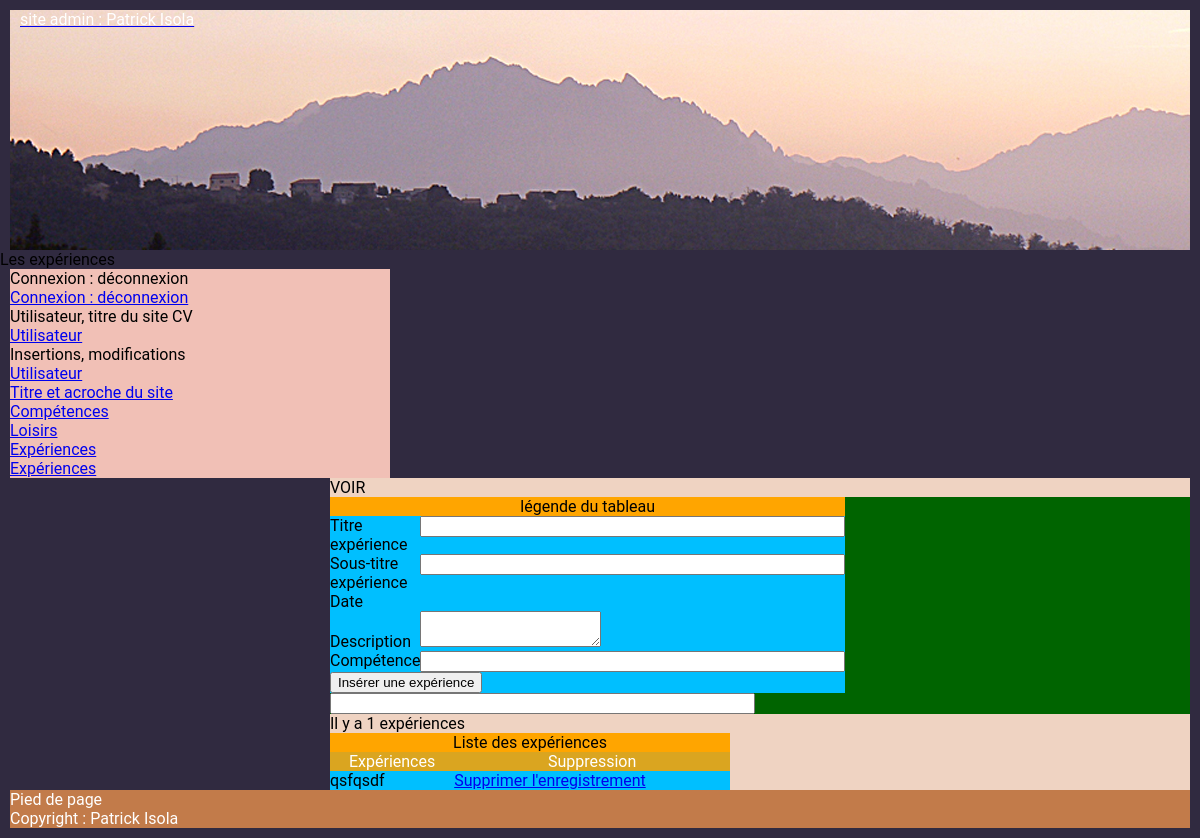
Screenshot of /admin/experiences.php with the database file from the repository.
### tables this page shows
CREATE TABLE IF NOT EXISTS `t_experiences` (
  `id_experience` int(11) NOT NULL,
  `titre_e` varchar(45) NOT NULL,
  `sous_titre_e` varchar(45) DEFAULT NULL,
  `dates_f` varchar(45) DEFAULT NULL,
  `description_f` text NOT NULL,
  `competence_id` int(11) NOT NULL,
  `utilisateur_id` int(11) NOT NULL
);

CREATE TABLE IF NOT EXISTS `t_utilisateur` (
  `id_utilisateur` int(11) NOT NULL,
  `prenom` varchar(25) NOT NULL,
  `nom` varchar(25) NOT NULL,
  `email` varchar(50) NOT NULL,
  `telephone` varchar(20) NOT NULL COMMENT 'varchar car 0 n''est pas un entier',
  `mdp` varchar(13) NOT NULL,
  `pseudo` varchar(13) NOT NULL,
  `avatar` varchar(13) NOT NULL,
  `age` smallint(5) NOT NULL,
  `date_naissance` date NOT NULL,
  `sexe` enum('Femme','Homme') NOT NULL,
  `etat_civil` enum('M.','Mme') NOT NULL,
  `statut_marital` varchar(13) NOT NULL,
  `adresse` text NOT NULL,
  `code_postal` varchar(5) NOT NULL,
  `ville` varchar(20) NOT NULL,
  `pays` varchar(25) NOT NULL,
  `note` varchar(20) NOT NULL
);

### admin/experiences.php (the view, shortened to what this page needs)
<?php require '../connexion/connexion.php' ?>
<!DOCTYPE html>
<html lang="fr">
<head>
	<link type="text/css" href="../css/style_admin.css" rel="stylesheet">
</head>
    <body>
        <div id="contenu">
		<header>
            <?php include ("admin_en_tete.php"); ?>
		</header>
            <h1>Les expériences</h1>
            <div id="menu">
                <h2>Connexion : déconnexion</h2>
                <?php include ("admin_menu.php"); ?>
            </div>
		<div id="contenuPrincipal">VOIR
          <form action="experiences.php" method="post">
            <table width="250px" border="1">
						<caption>légende du tableau</caption>
                       <tbody>
                        <tr>
                            <td>Titre expérience</td>
                            <td><input type="text" name="titre_e" id="titre_e" size="50" required></td>
                        </tr>
                        <tr>
                            <td>Sous-titre expérience</td>
                            <td><input type="text" name="sous_titre_e" id="sous_titre_e" size="50" required></td>
                        </tr>
                        <tr>
                            <td>Date</td>
                            <td>&nbsp;</td>
                        </tr>
                        <tr>
                            <td>Description</td>
                            <td><textarea name="description" id="description" size="50" required></textarea></td>
                        </tr>
                        <tr>
                        <tr>
                            <td>Compétence</td>
                            <td><input type="text" name="id_competence" id="id_competence" size="50" required></td>
                        </tr>
                        <tr>
                            <td colspan="2"><input type="submit" value="Insérer une expérience"></td>
                        </tr>
						</tbody>
                    </table>
                    <input type="text" name="dates" id="dates" size="50" required>
            </form>
            <?php
                $sql = $pdoCV->prepare("SELECT * FROM t_experiences");
                $sql->execute();
                $nbr_experiences = $sql->rowCount();
            ?>
            <p>Il y a <?php echo $nbr_experiences; ?> expériences</p>
            <table width="400" border="2">
				<caption>Liste des expériences</caption>
				<tr>
					<th>Expériences</th>
					<th>Suppression</th>
				</tr>
			<tr>
			<?php while ($ligne = $sql->fetch()) { ?>
					<td><?php echo $ligne['titre_e']; ?> <?php echo $ligne['dates']; ?></td>
					<td><a href="#">Supprimer l'enregistrement</a></td>
			</tr>
			<?php } ?>
			</table>
			</div>
        <footer><?php include ("admin_footer.php"); ?></footer>
		</div>
    </body>
</html>

### admin/admin_footer.php
<?php
    $sql = $pdoCV->query(" SELECT * FROM t_utilisateur WHERE id_utilisateur ='1' ");
    $ligne = $sql->fetch();
    ?>
<p>Pied de page</p>
<p>Copyright : <?php echo $ligne['prenom'].' '.$ligne['nom']; ?></p>

### css/style_admin.css (style rules this page uses)
html, body, div, span, applet, object, iframe, h1, h2, h3, h4, h5, h6, p, blockquote, pre, a, abbr, acronym, address, big, cite, code, del, dfn, em, img, ins, kbd, q, s, samp, small, strike, strong, sub, sup, tt, var, b, u, i, center, dl, dt, dd, ol, ul, li, fieldset, form, label, legend, table, caption, tbody, tfoot, thead, tr, th, td, article, aside, canvas, details, embed, figure, figcaption, footer, header, hgroup, menu, nav, output, ruby, section, summary, time, mark, audio, video { margin: 0; padding: 0; border: 0; font-size: 100%; font: inherit; vertical-align: baseline; }
article, aside, details, figcaption, figure, footer, header, hgroup, menu, nav, section { display: block; }
body { line-height: 1; }
table { border-collapse: collapse; border-spacing: 0; }
body { margin: auto; font: 1em Roboto, sans-serif; background-color: #302A40; }
header { background: url(../img/popolasca.jpg) center center no-repeat; height:240px; margin-right: 10px; margin-left: 10px; }
#menu { width: 380px; background-color: #F1C0B6; float: left; margin-left: 10px; }
#contenuPrincipal { width: 860px; background-color: #EFD3C2; float: right; margin-right: 10px; }
footer { margin-right: 10px; margin-left: 10px; margin-bottom: 10px; color:white; background: #C27B4A; }
table { background-color: deepskyblue; }
caption { background:orange; }
th { background-color: goldenrod; color: white; }
form { background-color: darkgreen; }

### rows the page displays
t_experiences: titre_e "qsfqsdf"
t_utilisateur: prenom "Patrick", nom "Isola"

### other values shown
$nbr_experiences "1"
